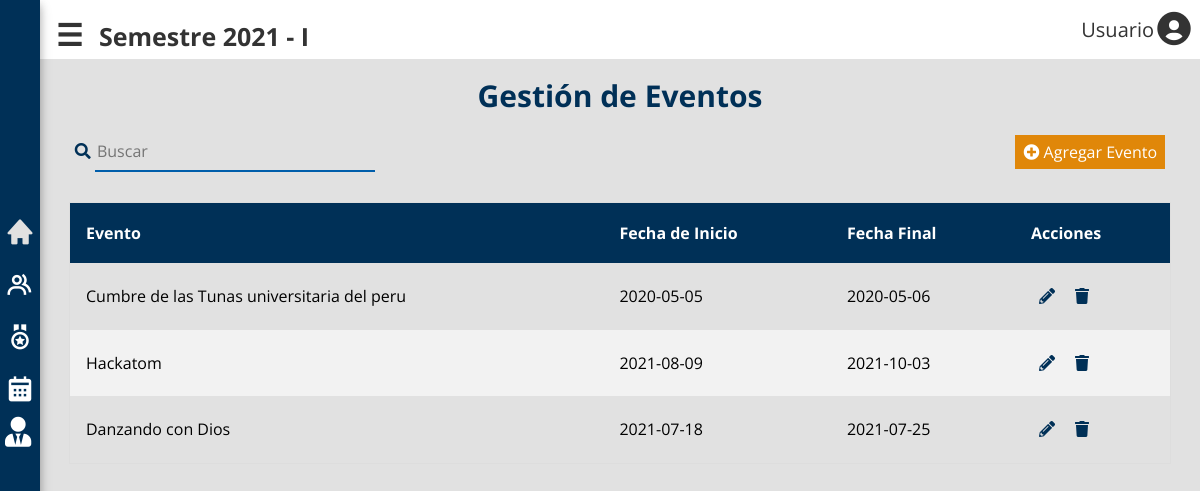
Page /eventos.php on the earlier database version.
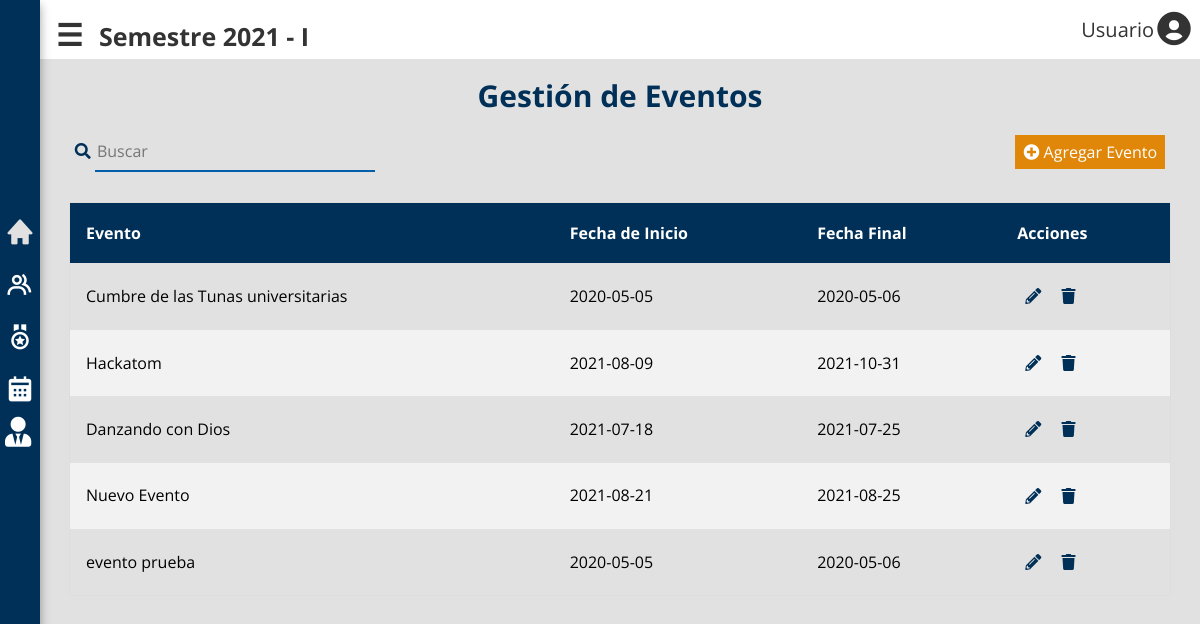
Same page on the later database version.
### tables this page shows
CREATE TABLE `eventos_realizados` (
  `idEventosrealizados` int NOT NULL AUTO_INCREMENT,
  `nombre_evento` varchar(200) NOT NULL,
  `fecha_inicio` date NOT NULL,
  `fecha_final` date NOT NULL,
  PRIMARY KEY (`idEventosrealizados`)
);

### includes/funciones.php (called while the page is built, shortened)
<?php
function incluirTemplate(string $nombre, bool $inicio = false)
{
    include TEMPLATES_URL . "/${nombre}.php";
}

### classes/Evento.php (called while the page is built, shortened)
<?php
class Evento
{
    protected static $db;
    public static function setDB($dataBase)
    {
        self::$db = $dataBase;
    }
    public static function all()
    {
        $query = "SELECT * FROM Eventos_realizados";
        $resultado = self::consultarSQL($query);
        return $resultado;
    }
    public static function consultarSQL($query)
    {
        $resultado = self::$db->query($query);
        $array = [];
        while ($registro = $resultado->fetch_assoc()) {
            $array[] = self::crearObjeto($registro);
        }
        return $array;
    }
    protected static function crearObjeto($registro)
    {
        $objeto = new self;
        foreach ($registro as $key => $value) {
            if (property_exists($objeto, $key)) {
                $objeto->$key = $value;
            }
        }
        return $objeto;
    }
}

### eventos.php (the view, shortened to what this page needs)
<?php
$eventos = Evento::all();
incluirTemplate('barra');
?>
<div class="contenedor-grupos">
    <div class="titulo-grupos">
        <h2 class="no-margin">Gestión de Eventos</h2>
    </div>
    <div class="acciones-grupo">
        <div class="buscar">
            <i class="fas fa-search"></i>
            <input type="text" placeholder="Buscar">
        </div>
        <div class="nuevo-grupo">
            <button type="button" class="boton-grupo" id="boton-agregar-evento" onclick="modal('modal-agregar-ev', 'boton-agregar-evento', 'close-evento')">
                <i class="fas fa-plus-circle"></i> Agregar Evento
            </button>
        </div>
    </div>
    <div class="contenedor-tabla tab-beneficio">
        <table>
            <thead>
                <tr>
                    <th>Evento</th>
                    <th>Fecha de Inicio</th>
                    <th>Fecha Final</th>
                    <th>Acciones</th>
                </tr>
            </thead>
            <tbody>
                <?php foreach ($eventos as $evento) : ?>
                    <tr>
                        <td><?php echo $evento->nombre_evento; ?></td>
                        <td><?php echo $evento->fecha_inicio; ?></td>
                        <td><?php echo  $evento->fecha_final; ?></td>
                        <td>
                            <button type="button" class="boton-acciones" onclick="actualizarEvento(<?php echo $evento->idEventosrealizados; ?>,'modal-agregar-ev', 'boton-agregar-evento', 'close-evento')">
                                <i class=" fas fa-pencil-alt"></i> </button>
                            <button type="button" class="boton-acciones borrar">
                                <i class="fas fa-trash"></i> </button>
                        </td>
                    </tr>
                <?php endforeach; ?>
            </tbody>
        </table>
    </div>
</div>
</div>
</div>
<?php
incluirTemplate('cierre');

### includes/templates/barra.php (shortened to what this page needs)
<!DOCTYPE html>
<html lang="en">
<head>
    <link rel="stylesheet" href="./build/css/app.css">
    <link href='https://unpkg.com/boxicons@2.0.7/css/boxicons.min.css' rel='stylesheet'>
    <link rel="stylesheet" href="https://use.fontawesome.com/releases/v5.8.1/css/all.css">
</head>
<body>
    <div class="contenedor-todo">
        <div class="contenedor-barra ocultar" id="cont-barra">
            <nav class="navegacion ">
                <div class="items">
                    <a href="index.php" title="Tnicio"><i class='bx bxs-home' style='color:#e1e1e1'></i>Inicio</a>
                    <a href="grupos.php" title="Grupos"><i class='bx bx-group'></i>Grupos</a>
                    <a href="beneficios.php" title="Beneficios"><i class='bx bx-medal'></i> Beneficios</a>
                    <a href="eventos.php" title="Eventos"><i class='bx bxs-calendar'></i>Eventos</a>
                    <div class="item">
                        <a href="javascript:void(0)" class="administrador" onclick="mostrarAdmin()"><i class="fas fa-user-tie" title="Administrador"></i>Administrador</a>
                    </div>
                </div>
            </nav>
        </div>
        <div class="contenedor-principal" id="cont-prin">
            <div class="encabezado">
                <div class="semestre">
                    <button type="button" class="openbtn">☰</button>
                    <h2>Semestre 2021 - I</h2>
                </div>
                <div class="perfil" id="perfil">
                    <div>
                        <button id="boton-perfil" class="boton-perfil" type="button">Usuario<i class='bx bxs-user-circle'></i></button>
                    </div>
                </div>
            </div>

### includes/templates/cierre.php (shortened to what this page needs)
</body>
</html>

### build/css/app.css (style rules this page uses)
html { line-height:1.15;-webkit-text-size-adjust:100% }
body { margin:0 }
a { background-color:transparent }
button,input,optgroup,select,textarea { font-family:inherit;font-size:100%;line-height:1.15;margin:0 }
button,input { overflow:visible }
button,select { text-transform:none }
[type=button],[type=reset],[type=submit],button { -webkit-appearance:button }
html { font-size:62.5%;box-sizing:border-box }
*,:after,:before { box-sizing:inherit }
body { font-family:Open Sans,sans-serif;font-size:1.6rem;line-height:1.8 }
a { text-decoration:none }
h1,h2,h3 { font-family:Open Sans,sans-serif;margin:2.5rem 0;font-weight:300;text-align:center }
h2 { font-size:3.4rem }
.no-margin { margin:0 }
.contenedor-barra { background-color:#003057;z-index:1;color:#fff;box-shadow:0 4px 8px 0 rgba(0,0,0,.2),0 6px 12px 0 rgba(0,0,0,.19);width:20rem;transition:width .3s ease-in-out,opacity .5s linear,height .5s linear }
.ocultar { width:4rem }
.items a { color:#fff;margin-bottom:1rem;display:flex;padding:.5rem;font-size:1.8rem;overflow:hidden }
.items a i { padding-right:1rem;font-size:3rem;justify-content:center }
.items a:last-of-type { margin-bottom:0 }
.contenedor-todo { display:grid;grid-template-columns:0fr 5fr;height:100vh }
.contenedor-principal { background-color:#e1e1e1 }
.contenedor-principal .encabezado { display:flex;justify-content:space-between;align-items:center;background-color:#fff }
.contenedor-principal .encabezado .semestre { margin-left:1rem;display:flex;align-items:baseline;gap:1rem }
.contenedor-principal .encabezado .semestre .openbtn { background-color:#fff;color:#fff;font-weight:700;text-decoration:none;text-align:center;margin-top:1.66667rem;display:inline-block;border:none;font-size:3rem;color:#333 }
.contenedor-principal .encabezado .semestre h2 { font-size:2.5rem;color:#333;margin:0;font-weight:700 }
.perfil .boton-perfil { display:flex;font-size:2rem;border:none;background-color:transparent;cursor:pointer;align-items:center;color:#333 }
.perfil i { font-size:4rem }
:root { --primario:#0024a8;--secundario:#7f7481 }
.contenedor-tabla { height:49rem;display:flex;flex-direction:column;padding-top:3rem }
.contenedor-tabla table { border-collapse:collapse;border-spacing:0;width:95%;border:1px solid #ddd;margin:0 auto }
.contenedor-tabla table th { background-color:#003057;color:#fff }
.contenedor-tabla table td,.contenedor-tabla table th { text-align:left;padding:16px }
.contenedor-tabla table tr:nth-child(2n) { background-color:#f2f2f2 }
.boton-acciones,.mas { border:none;cursor:pointer;background-color:transparent }
.boton-acciones { padding:.8rem;border-radius:25px }
.boton-acciones i { color:#003057 }
.contenedor-grupos .titulo-grupos h2 { text-align:center;font-weight:700;font-size:3rem;margin-top:1rem;margin-bottom:1rem;color:#003057 }
.contenedor-grupos .acciones-grupo { display:flex;justify-content:space-between;align-items:center;width:94%;margin:0 auto }
.contenedor-grupos .acciones-grupo .buscar input { height:3.9rem;width:28rem;border-top:0;border-left:0;border-right:0;border-color:#003057;background-color:transparent }
.contenedor-grupos .acciones-grupo .buscar i { color:#003057 }
.contenedor-grupos .acciones-grupo .nuevo-grupo { display:flex }
.contenedor-grupos .acciones-grupo .nuevo-grupo button { background:#e08709;color:#fff;cursor:pointer;margin-right:1rem;padding:.8rem;border:none;flex:4 }
.contenedor-grupos .acciones-grupo .nuevo-grupo button:last-of-type { margin-right:0 }
.contenedor-grupos .acciones-grupo .nuevo-grupo .boton-grupo { flex:4 }

Differences in the rows shown:
changed eventos_realizados: nombre_evento "Cumbre de las Tunas universitaria del peru" → "Cumbre de las Tunas universitarias"
changed eventos_realizados "Hackatom": fecha_final "2021-10-03" → "2021-10-31"
added eventos_realizados: nombre_evento "Nuevo Evento", fecha_inicio "2021-08-21", fecha_final "2021-08-25"
added eventos_realizados: nombre_evento "evento prueba", fecha_inicio "2020-05-05", fecha_final "2020-05-06"
